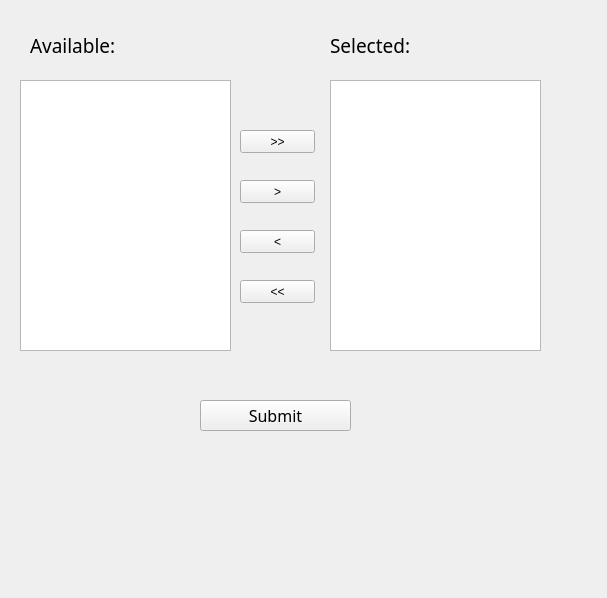
<?xml version="1.0" encoding="UTF-8"?>
<ui version="4.0">
 <class>Form</class>
 <widget class="QWidget" name="Form">
  <property name="geometry">
   <rect>
    <x>0</x>
    <y>0</y>
    <width>607</width>
    <height>598</height>
   </rect>
  </property>
  <property name="windowTitle">
   <string>Form</string>
  </property>
  <widget class="QLabel" name="label">
   <property name="geometry">
    <rect>
     <x>30</x>
     <y>30</y>
     <width>111</width>
     <height>31</height>
    </rect>
   </property>
   <property name="font">
    <font>
     <family>Myanmar Text</family>
     <pointsize>14</pointsize>
    </font>
   </property>
   <property name="text">
    <string>Available:</string>
   </property>
  </widget>
  <widget class="QLabel" name="label_2">
   <property name="geometry">
    <rect>
     <x>330</x>
     <y>30</y>
     <width>121</width>
     <height>31</height>
    </rect>
   </property>
   <property name="font">
    <font>
     <family>Myanmar Text</family>
     <pointsize>14</pointsize>
    </font>
   </property>
   <property name="text">
    <string>Selected:</string>
   </property>
  </widget>
  <widget class="QListWidget" name="listWidget">
   <property name="geometry">
    <rect>
     <x>20</x>
     <y>80</y>
     <width>211</width>
     <height>271</height>
    </rect>
   </property>
  </widget>
  <widget class="QListWidget" name="listWidget_2">
   <property name="geometry">
    <rect>
     <x>330</x>
     <y>80</y>
     <width>211</width>
     <height>271</height>
    </rect>
   </property>
  </widget>
  <widget class="QPushButton" name="pushButton">
   <property name="geometry">
    <rect>
     <x>240</x>
     <y>130</y>
     <width>75</width>
     <height>23</height>
    </rect>
   </property>
   <property name="text">
    <string>&gt;&gt;</string>
   </property>
  </widget>
  <widget class="QPushButton" name="pushButton_2">
   <property name="geometry">
    <rect>
     <x>240</x>
     <y>180</y>
     <width>75</width>
     <height>23</height>
    </rect>
   </property>
   <property name="text">
    <string>&gt;</string>
   </property>
  </widget>
  <widget class="QPushButton" name="pushButton_3">
   <property name="geometry">
    <rect>
     <x>240</x>
     <y>230</y>
     <width>75</width>
     <height>23</height>
    </rect>
   </property>
   <property name="text">
    <string>&lt;</string>
   </property>
  </widget>
  <widget class="QPushButton" name="pushButton_4">
   <property name="geometry">
    <rect>
     <x>240</x>
     <y>280</y>
     <width>75</width>
     <height>23</height>
    </rect>
   </property>
   <property name="text">
    <string>&lt;&lt;</string>
   </property>
  </widget>
  <widget class="QPushButton" name="pushButton_5">
   <property name="geometry">
    <rect>
     <x>200</x>
     <y>400</y>
     <width>151</width>
     <height>31</height>
    </rect>
   </property>
   <property name="font">
    <font>
     <family>Myanmar Text</family>
     <pointsize>12</pointsize>
    </font>
   </property>
   <property name="text">
    <string>Submit</string>
   </property>
  </widget>
 </widget>
 <resources/>
 <connections/>
</ui>
